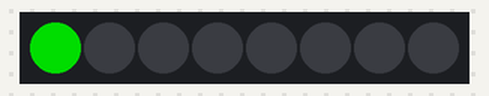
Bench run of a sketch on a simulated Arduino Uno, built with avr-gcc and run on an emulated ATmega328P. On the bench: 8 RGB LEDs in strip order, left to right. Dim RGB values are drawn brighter than linear.

Above: at 0.1 s.
At 0.6 s:
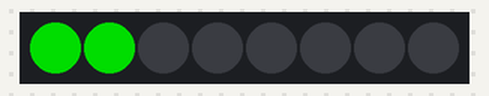
At 1.1 s:
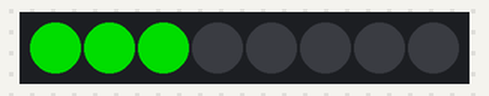
At 1.6 s:
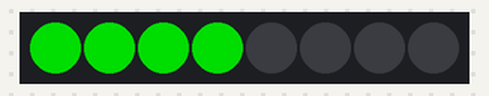
At 2.6 s:
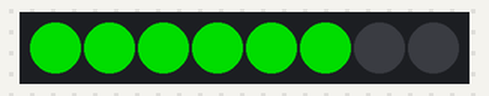
At 3.6 s:
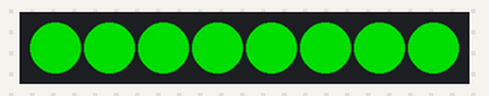
Timing chart, 0 to 40.0 s (numbered marks = the images above):
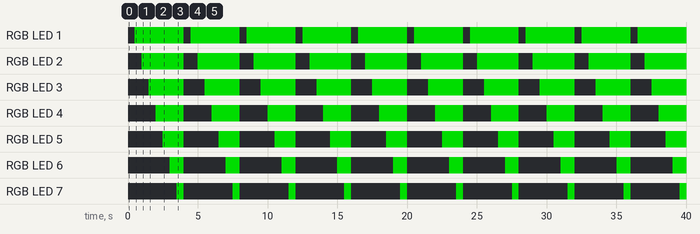

The sketch:

neopixel_simple.ino
```cpp
#include <Adafruit_NeoPixel.h>
#ifdef __AVR__
  #include <avr/power.h>
#endif
#define PIN        6
#define NUMPIXELS 8

Adafruit_NeoPixel pixels(NUMPIXELS, PIN, NEO_GRB + NEO_KHZ800);
#define DELAYVAL 500

void setup() {
#if defined(__AVR_ATtiny85__) && (F_CPU == 16000000)
  clock_prescale_set(clock_div_1);
#endif

  pixels.begin();
}

void loop() {
  pixels.clear();

  for(int i=0; i<NUMPIXELS; i++) {

    pixels.setPixelColor(i, pixels.Color(0, 150, 0)); //R,G,B
    pixels.show();
    delay(DELAYVAL);
  }
}
```

Measured:
- by itself, RGB LED 1: alternates RGB(0, 150, 0) for 3.5 s and off for 0.50 s
- by itself, RGB LED 2: alternates RGB(0, 150, 0) for 3.0 s and off for 1.0 s
- by itself, RGB LED 3: alternates RGB(0, 150, 0) for 2.5 s and off for 1.5 s
- by itself, RGB LED 4: alternates RGB(0, 150, 0) for 2.0 s and off for 2.0 s
- by itself, RGB LED 5: alternates RGB(0, 150, 0) for 1.5 s and off for 2.5 s
- by itself, RGB LED 6: alternates RGB(0, 150, 0) for 1.0 s and off for 3.0 s
- by itself, RGB LED 7: alternates RGB(0, 150, 0) for 0.50 s and off for 3.5 s
